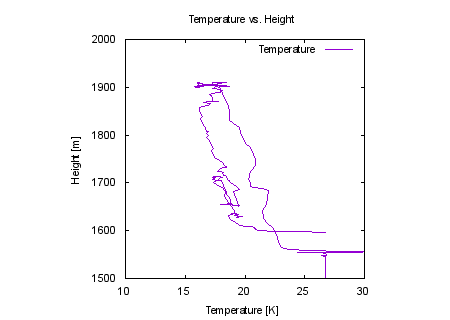

Here is the gnuplot script that generated this plot:
#-----------------------------------------------------------------------
# Very, very basic CSV GNUPLOT example.
#
# Some good places to see better examples are at:
# 	GNUPLOT Homepage:
#		http://gnuplot.sourceforge.net/demo/
#
#	And this guy:
#	http://alvinalexander.com/technology/gnuplot-charts-graphs-examples
#-----------------------------------------------------------------------

# Since we are using a CSV file ...
set datafile separator ','
set term x11                            # So we can see it on the screen

set title  'Temperature vs. Height'     # Set the title of the figure
set xlabel 'Temperature [K]'            # Label of the horizontal axis
set ylabel 'Height [m]'                 # Label of the vertical axis

set xrange [10:30]                      # Set x, y range
set yrange [1500:2000]


# For a single x,y plot the following works. Notice the 'using' option
# for getting the columns you want from the text file. GNUPLOT will
# ignore the header lines.
plot '../data/1430258910-example.csv' \
		using 10:7 with lines title 'Temperature'


#
# For printing, we want to also save the image as a PNG file. To do
# this just uncomment the following lines.
#

set terminal png transparent nocrop enhanced size 450,320 font "arial,8"
set output 'simplexy.png'
replot
unset term

# All done!
